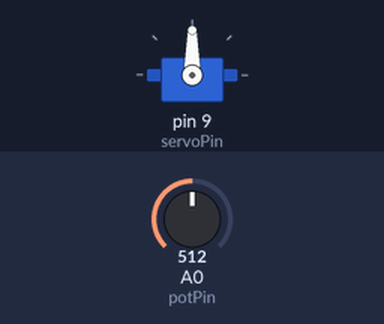
The sketch below on a simulated Arduino Uno, built with avr-gcc and run on an emulated ATmega328P. On the bench: servo. Inputs (shaded band) come from the test bench; at power-on: A0 (potPin) = 512.

Above: at 1.2 s.
1.3 s: A0 (potPin) set to 716
At 1.8 s:
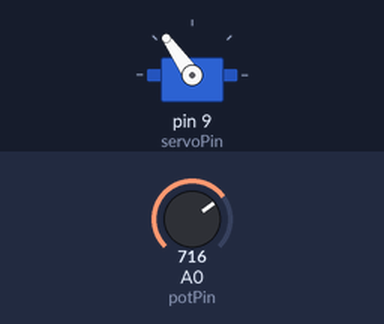
2.8 s: A0 (potPin) set to 900
At 3.2 s:
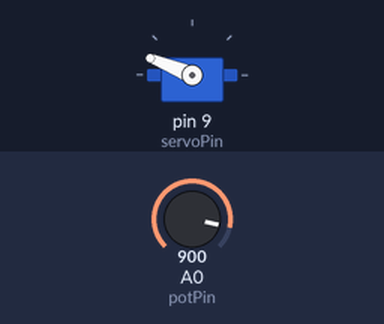
4.3 s: A0 (potPin) set to 1023
At 5.3 s:
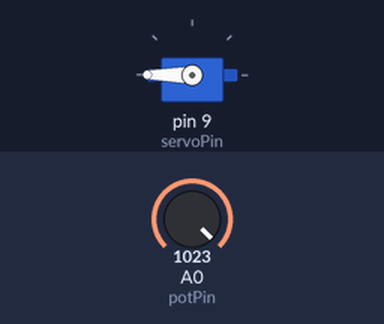
5.8 s: A0 (potPin) set to 306
At 6.6 s:
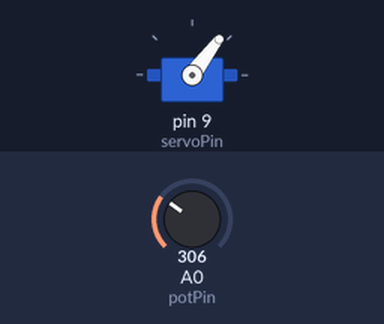
7.3 s: A0 (potPin) set to 122
At 8.0 s:
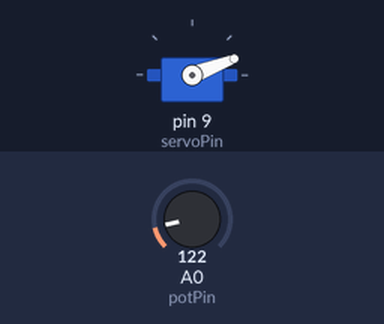
Timing chart, 0 to 9.8 s (numbered marks = the images above; inputs shaded):
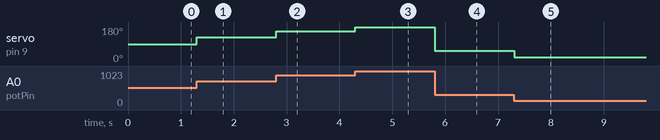

Measured:
- after the input at 1.3 s, servo on pin 9 (servoPin): 90° → 125° at once
- after the input at 2.8 s, servo on pin 9 (servoPin): 125° → 158° at once
- after the input at 4.3 s, servo on pin 9 (servoPin): 158° → 180° at once
- after the input at 5.8 s, servo on pin 9 (servoPin): 180° → 53° at once
- after the input at 7.3 s, servo on pin 9 (servoPin): 53° → 21° at once

The sketch:

Potenciometro-Arduino.ino
```cpp
#include <Servo.h>

Servo servo1;
//Entrada de Potenciometro = Entrada, ya que mediante la regulacion esta corrriente entrara a la placa arduino
//y se la remitira al servo.
int potPin = A0;

//declarar la variable del servopin
int servoPin = 9;
int angulo = 0;
int potValue_Actual;


void setup() {
  // put your setup code here, to run once:
  // declarar el valor de pin
  servo1.attach(servoPin);
  // declarar el valor del pin de potenciometro
  // y a su vez como modo de entrada ya que la corriente ingresara a la placa
  pinMode(potPin, INPUT);
  servo1.write(angulo);

}

void loop() {
  // put your main code here, to run repeatedly:
  // Significa que en potValue se va a guardar la variable int de lo que detecta mediante la lectura analogica
  // por el pin declarado.
  potValue_Actual = analogRead(potPin);

  angulo = map(potValue_Actual,0, 1023, 0, 180);

  servo1.write(angulo);
  delay(10);

}
```
